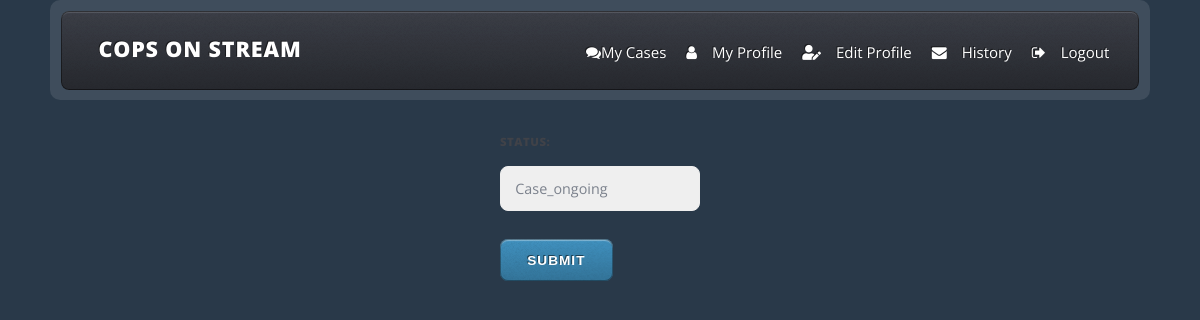
The page /edit_status/12 (signed in) on the database as committed earlier.
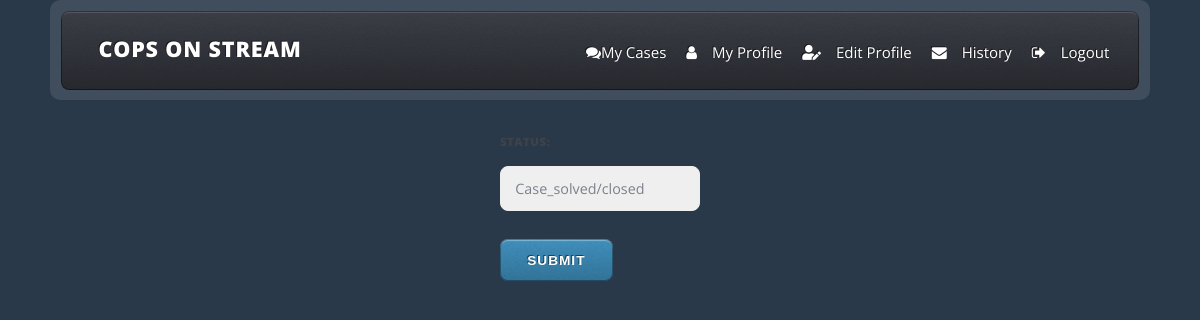
The same page on the database as committed later.
### cops_app/models.py (models this page shows)
class Case(models.Model):
    type_choices=(
        ('murder','murder'),
        ('kidnapping','kidnapping'),
        ('damaging property','damaging property'),
        ('rape','rape'),
        ('physical or mental abuse','physical or mental abuse'),
        ('theft','theft'),
        ('others','others')
    )
    type=models.CharField(choices=type_choices,max_length=50,blank=True)
    date=models.DateField()
    place=models.CharField(max_length=50)
    victim=models.CharField(max_length=50, null=True, blank=True)
    describe=models.CharField(max_length=255, null=True, blank=True)
    user=models.ForeignKey(CustomUser,related_name='my_user',on_delete=models.CASCADE)
    police=models.ForeignKey(CustomUser,related_name='assigned_police',on_delete=models.CASCADE,blank=True,null=True)
    status_choices=(('Pending','Pending'),
                    ('Case_ongoing','Case_ongoing'),
                    ('Case_Incomplete','Case_incomplete'),
                    ('Case_solved/closed','Case_solved/closed')
    )
    status=models.CharField(choices=status_choices,max_length=50,null=True,blank=True)
    feedback = models.CharField(max_length=200, null=True, blank=True)

### cops_app/views.py (the view)
# urls.py: path('edit_status/<int:id>',views.edit_status,name='edit_status'),
@login_required(login_url='login')
def edit_status(request,id):
    case=Case.objects.get(id=id)
    print(case)
    form=StatusEditForm(instance=case)
    if request.method=='POST':
        form=StatusEditForm(request.POST,instance=case)
        if form.is_valid():
            form.save()
            return redirect(my_case)
    return render(request,'edit_status.html',{'case':case,'form':form})

### cops_app/forms.py
class StatusEditForm(forms.ModelForm):
    class Meta:
        model=Case
        fields=['status']

### templates/edit_status.html (shortened to what this page needs)
<!DOCTYPE HTML>
{% load static %}
<html>
	<head>
		<link rel="stylesheet" href="{% static 'css/main.css' %}" />
	</head>
	<body class="left-sidebar is-preload">
		<div id="page-wrapper">
				<div >
					<div class="container">
							<header id="header">
								<div class="inner">
										<h1><a href="index.html" id="logo">Cops On Stream</a></h1>
                  <nav id="nav" style="display: flex;gap: 20px;font-size: 15px;">
                    <a href="{% url 'my_case' %}" style="text-decoration: none;"><i class="fa fa-comments"></i><span>My
                        Cases</span></a>
                    <a href="{% url 'police_profile' %}" style="text-decoration: none;"><i class="fa fa-user"></i><span
                        style="padding-left: 15px;">My Profile</span></a>
                    <a href="{% url 'edit_police' id=user.id %}" style="text-decoration: none;"><i
                        class="fas fa-user-edit"></i><span style="padding-left: 15px;">Edit Profile</span></a>
                    <a href="{% url 'history' %}" style="text-decoration: none;"><i class="fa fa-envelope"></i><span
                        style="padding-left: 15px;">History</span></a>
                    <a href="{% url 'log_out' %}" style="text-decoration: none;"><i class="fa fa-sign-out"></i><span
                        style="padding-left: 15px;">Logout</span></a>
                  </nav>
								</div>
							</header>
					</div>
				</div>
            <form method="post" style="margin-right:500px;margin-left:500px;color:red;" action="{% url 'edit_status' id=case.id %}">
    <p style="color:red;">{{form.as_p}}</p>
    <button  type="submit">Submit</button>
</form>
	</body>
</html>

Rows that differ between the two databases and show on the page:
changed Case: status "Case_ongoing" → "Case_solved/closed"
